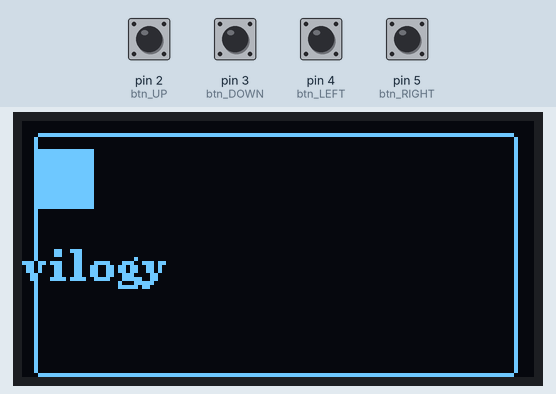
A sketch run on a simulated Arduino Uno, built with avr-gcc and run on an emulated ATmega328P. Parts: 128×64 one-colour display. Inputs (shaded band) come from the test bench; at power-on: pin 2 (btn_UP), pin 3 (btn_DOWN), pin 4 (btn_LEFT), pin 5 (btn_RIGHT) LOW.

Above: at 1.2 s.
1.3 s: pin 2 (btn_UP) pulled HIGH for 1 s
At 1.4 s:
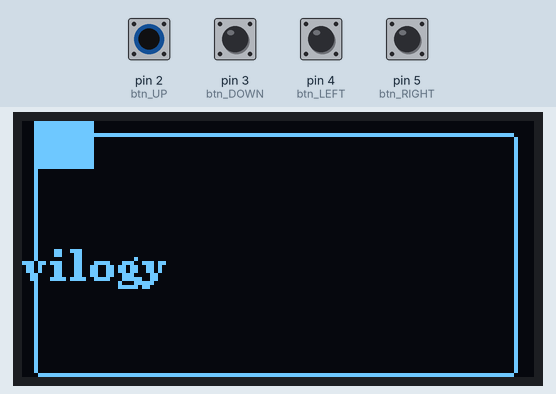
At 2.2 s:
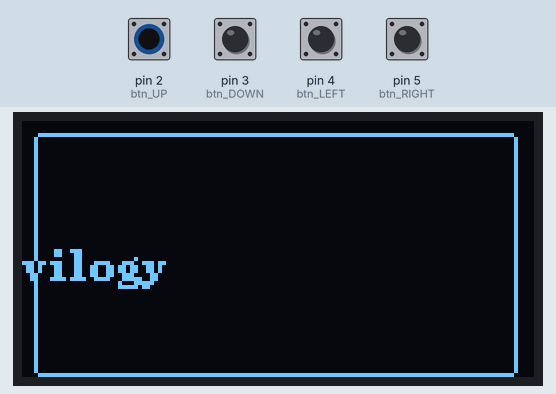
Timing chart, 0 to 4.3 s (numbered marks = the images above; inputs shaded):
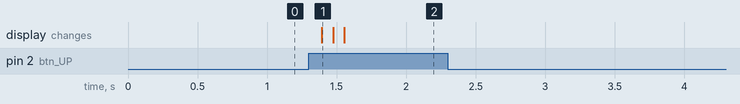

The sketch:

Up_Down_Left_Right.ino
```cpp
#include <Arduino.h>
#include <U8g2lib.h>

#ifdef U8X8_HAVE_HW_SPI
#include <SPI.h>
#endif
#ifdef U8X8_HAVE_HW_I2C
#include <Wire.h>
#endif
//
const int btn_UP    =   2;
const int btn_DOWN  =   3;
const int btn_LEFT  =   4;
const int btn_RIGHT =   5;

String btn_s = "button is ";

int v=3;
int h=7;

U8G2_SSD1306_128X64_NONAME_F_SW_I2C u8g2(U8G2_R0, /* clock=*/ SCL, /* data=*/ SDA, /* reset=*/ U8X8_PIN_NONE);   // All Boards without Reset of the Display

void setup(void) {
  u8g2.begin();
  u8g2.enableUTF8Print();
  pinMode(btn_UP, INPUT);
  pinMode(btn_DOWN, INPUT);
  pinMode(btn_LEFT, INPUT);
  pinMode(btn_RIGHT, INPUT);
}

void loop(void) {
//  btnd_State = digitalRead(btn_DOWN);
//  btnu_State = digitalRead(btn_UP);

  u8g2.clearBuffer();
  u8g2.setFont(u8g2_font_ncenB08_tr); // choose a suitable font

  if(digitalRead(btn_DOWN) == HIGH){
    delay(45);
    if (digitalRead(btn_DOWN) == HIGH){
      h += 10;
    }
  }
  if (digitalRead(btn_UP) == HIGH){
    delay(45);
    if (digitalRead(btn_UP) == HIGH){
      h -= 10;
    }
  }
    if(digitalRead(btn_RIGHT) == HIGH){
    delay(45);
    if (digitalRead(btn_RIGHT) == HIGH){
      v += 10;
    }
  }
  if (digitalRead(btn_LEFT) == HIGH){
    delay(45);
    if (digitalRead(btn_LEFT) == HIGH){
      v -= 10;
    }
  }
  u8g2.drawBox(v,h,15,15);
  u8g2.drawRFrame(3,3,121,61,2);
//  u8g2.drawStr(0,30,btn_s.concat(btnd_State));
  u8g2.drawStr(0,40,"vilogy");

  u8g2.sendBuffer();

}
```

Measured:
- after the input at 1.3 s, the display: changes after 0.09 s (image 1)
